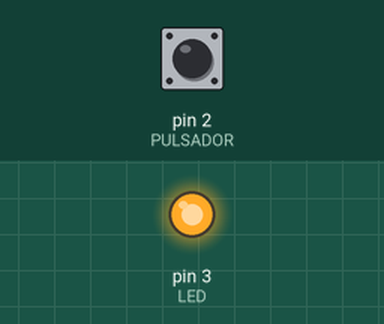
Simulated run of this sketch. Board: Arduino Uno, built with avr-gcc and run on an emulated ATmega328P. Shown: output pins drawn as LEDs (lit = HIGH). Inputs (shaded band) come from the test bench; at power-on: pin 2 (PULSADOR) HIGH.

Above: at 1.2 s.
1.3 s: pin 2 (PULSADOR) pulled LOW for 0.15 s
At 2.6 s:
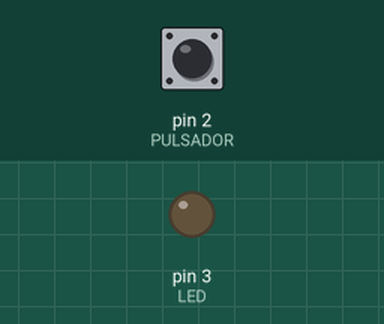
2.9 s: pin 2 (PULSADOR) pulled LOW for 1 s
At 5.0 s:
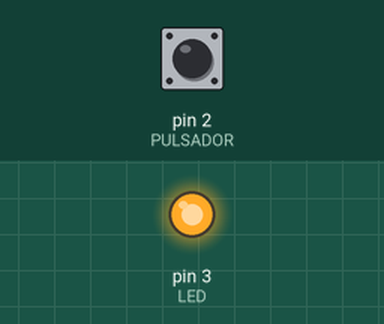
5.4 s: pin 2 (PULSADOR) pulled LOW for 3.2 s
At 9.8 s:
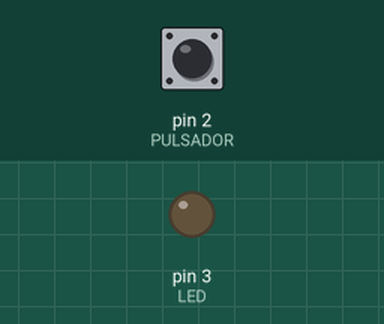
Timing chart, 0 to 11.3 s (numbered marks = the images above; inputs shaded):
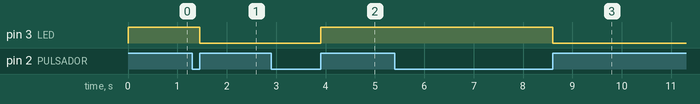

Measured:
- after the input at 1.3 s, pin 3 (LED): HIGH → LOW after 0.15 s
- after the input at 2.9 s, pin 3 (LED): LOW → HIGH after 1.0 s
- after the input at 5.4 s, pin 3 (LED): HIGH → LOW after 3.2 s

The sketch:

encendiendo_led_con_pulsador.ino
```cpp
int PULSADOR = 2;     // las variables
int LED = 3;
int ESTADO = LOW;
void setup() {      // Se establecen los pines
 pinMode(PULSADOR, INPUT);
 pinMode(LED, OUTPUT);
}

void loop() {    // Bucle
  while(digitalRead(PULSADOR) == LOW){     // Mientras que se lea que el pulsador este apagado,no hará nada, si no

  }
  ESTADO=digitalRead(LED);            // El estado leerá al LED
  digitalWrite(LED, !ESTADO);            //Y se escribirá la negación del estado al LED
  while(digitalRead(PULSADOR) == HIGH);{         //Efecto "anti-rebote" del pulsador
  }
}
```
